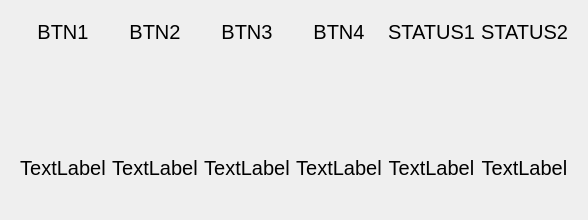
        <widget class="QWidget" name="page_sensors">
         <layout class="QGridLayout" name="gridLayout_14">
          <item row="0" column="0">
           <widget class="QWidget" name="widget_stylesheet_page2" native="true">
            <property name="styleSheet">
             <string notr="true">QPushButton {
    border: none;
    border-image: url(btn_off.png); /* Unchecked image */
}

QPushButton:checked {
    border-image: url(btn_on.png); /* Checked image */
}

QPushButton:disabled {
    border-image: url(button_disabled_unchecked.png); /* Disabled and unchecked image */
}

QPushButton:disabled:checked {
    border-image: url(button_disabled_checked.png); /* Disabled and checked image */
}</string>
            </property>
            <layout class="QGridLayout" name="gridLayout">
             <item row="0" column="0">
              <layout class="QGridLayout" name="gridLayout_13">
               <item row="1" column="2">
                <widget class="QPushButton" name="btn_digital_3">
                 <property name="sizePolicy">
                  <sizepolicy hsizetype="Expanding" vsizetype="Expanding">
                   <horstretch>0</horstretch>
                   <verstretch>0</verstretch>
                  </sizepolicy>
                 </property>
                 <property name="cursor">
                  <cursorShape>PointingHandCursor</cursorShape>
                 </property>
                 <property name="text">
                  <string/>
                 </property>
                 <property name="checkable">
                  <bool>true</bool>
                 </property>
                </widget>
               </item>
               <item row="3" column="5">
                <widget class="QWidget" name="widget_digital_4" native="true">
                 <property name="styleSheet">
                  <string notr="true">
QWidget#widget_digital_4 {
    border-image: url(led_off.png);
    background-repeat: no-repeat;
    background-position: center;
    background-size: cover;
}</string>
                 </property>
                </widget>
               </item>
               <item row="3" column="4">
                <widget class="QWidget" name="widget_digital_3" native="true">
                 <property name="styleSheet">
                  <string notr="true">QWidget#widget_digital_3 {
    border-image: url(led_on.png);
    background-repeat: no-repeat;
    background-position: center;
    background-size: cover;
}
</string>
                 </property>
                </widget>
               </item>
               <item row="1" column="5">
                <widget class="QWidget" name="widget_digital_2" native="true">
                 <property name="sizePolicy">
                  <sizepolicy hsizetype="Expanding" vsizetype="Expanding">
                   <horstretch>0</horstretch>
                   <verstretch>0</verstretch>
                  </sizepolicy>
                 </property>
                 <property name="styleSheet">
                  <string notr="true">QWidget#widget_digital_2
 {
    border-image: url(led_on.png);
    background-repeat: no-repeat;
    background-position: center;
    background-size: cover;
}

</string>
                 </property>
                </widget>
               </item>
               <item row="1" column="4">
                <widget class="QWidget" name="widget_digital_1" native="true">
                 <property name="sizePolicy">
                  <sizepolicy hsizetype="Expanding" vsizetype="MinimumExpanding">
                   <horstretch>0</horstretch>
                   <verstretch>0</verstretch>
                  </sizepolicy>
                 </property>
                 <property name="styleSheet">
                  <string notr="true">QWidget#widget_digital_1 {
    border-image: url(led_on.png);
    background-repeat: no-repeat;
    background-position: center;
    background-size: cover;
}</string>
                 </property>
                </widget>
               </item>
               <item row="0" column="1">
                <widget class="QLabel" name="label_5">
                 <property name="font">
                  <font>
                   <family>Arial</family>
                   <pointsize>15</pointsize>
                  </font>
                 </property>
                 <property name="text">
                  <string>BTN2</string>
                 </property>
                 <property name="alignment">
                  <set>Qt::AlignCenter</set>
                 </property>
                </widget>
               </item>
               <item row="0" column="3">
                <widget class="QLabel" name="label_7">
                 <property name="font">
                  <font>
                   <family>Arial</family>
                   <pointsize>15</pointsize>
                  </font>
                 </property>
                 <property name="text">
                  <string>BTN4</string>
                 </property>
                 <property name="alignment">
                  <set>Qt::AlignCenter</set>
                 </property>
                </widget>
               </item>
               <item row="0" column="4">
                <widget class="QLabel" name="label_8">
                 <property name="font">
                  <font>
                   <family>Arial</family>
                   <pointsize>15</pointsize>
                  </font>
                 </property>
                 <property name="text">
                  <string>STATUS1</string>
                 </property>
                 <property name="alignment">
                  <set>Qt::AlignCenter</set>
                 </property>
                </widget>
               </item>
               <item row="0" column="0">
                <widget class="QLabel" name="label_4">
                 <property name="font">
                  <font>
                   <family>Arial</family>
                   <pointsize>15</pointsize>
                  </font>
                 </property>
                 <property name="text">
                  <string>BTN1</string>
                 </property>
                 <property name="alignment">
                  <set>Qt::AlignCenter</set>
                 </property>
                </widget>
               </item>
               <item row="1" column="3">
                <widget class="QPushButton" name="btn_digital_4">
                 <property name="sizePolicy">
                  <sizepolicy hsizetype="Expanding" vsizetype="Expanding">
                   <horstretch>0</horstretch>
                   <verstretch>0</verstretch>
                  </sizepolicy>
                 </property>
                 <property name="cursor">
                  <cursorShape>PointingHandCursor</cursorShape>
                 </property>
                 <property name="text">
                  <string/>
                 </property>
                 <property name="checkable">
                  <bool>true</bool>
                 </property>
                </widget>
               </item>
               <item row="1" column="0">
                <widget class="QPushButton" name="btn_digital_1">
                 <property name="sizePolicy">
                  <sizepolicy hsizetype="Expanding" vsizetype="Expanding">
                   <horstretch>0</horstretch>
                   <verstretch>0</verstretch>
                  </sizepolicy>
                 </property>
                 <property name="minimumSize">
                  <size>
                   <width>0</width>
                   <height>100</height>
                  </size>
                 </property>
                 <property name="cursor">
                  <cursorShape>PointingHandCursor</cursorShape>
                 </property>
                 <property name="styleSheet">
                  <string notr="true"/>
                 </property>
                 <property name="text">
                  <string/>
                 </property>
                 <property name="checkable">
                  <bool>true</bool>
                 </property>
                </widget>
               </item>
               <item row="3" column="0">
                <widget class="QPushButton" name="pushButton_6">
                 <property name="sizePolicy">
                  <sizepolicy hsizetype="MinimumExpanding" vsizetype="MinimumExpanding">
                   <horstretch>0</horstretch>
                   <verstretch>0</verstretch>
                  </sizepolicy>
                 </property>
                 <property name="cursor">
                  <cursorShape>PointingHandCursor</cursorShape>
                 </property>
                 <property name="text">
                  <string/>
                 </property>
                 <property name="checkable">
                  <bool>true</bool>
                 </property>
                </widget>
               </item>
               <item row="3" column="3">
                <widget class="QPushButton" name="pushButton_8">
                 <property name="sizePolicy">
                  <sizepolicy hsizetype="MinimumExpanding" vsizetype="MinimumExpanding">
                   <horstretch>0</horstretch>
                   <verstretch>0</verstretch>
                  </sizepolicy>
                 </property>
                 <property name="cursor">
                  <cursorShape>PointingHandCursor</cursorShape>
                 </property>
                 <property name="text">
                  <string/>
                 </property>
                 <property name="checkable">
                  <bool>true</bool>
                 </property>
                </widget>
               </item>
               <item row="3" column="2">
                <widget class="QPushButton" name="pushButton_4">
                 <property name="sizePolicy">
                  <sizepolicy hsizetype="MinimumExpanding" vsizetype="MinimumExpanding">
                   <horstretch>0</horstretch>
                   <verstretch>0</verstretch>
                  </sizepolicy>
                 </property>
                 <property name="cursor">
                  <cursorShape>PointingHandCursor</cursorShape>
                 </property>
                 <property name="text">
                  <string/>
                 </property>
                 <property name="checkable">
                  <bool>true</bool>
                 </property>
                </widget>
               </item>
               <item row="3" column="1">
                <widget class="QPushButton" name="pushButton_2">
                 <property name="sizePolicy">
                  <sizepolicy hsizetype="MinimumExpanding" vsizetype="Expanding">
                   <horstretch>0</horstretch>
                   <verstretch>0</verstretch>
                  </sizepolicy>
                 </property>
                 <property name="cursor">
                  <cursorShape>PointingHandCursor</cursorShape>
                 </property>
                 <property name="text">
                  <string/>
                 </property>
                 <property name="checkable">
                  <bool>true</bool>
                 </property>
                </widget>
               </item>
               <item row="0" column="2">
                <widget class="QLabel" name="label_6">
                 <property name="font">
                  <font>
                   <family>Arial</family>
                   <pointsize>15</pointsize>
                  </font>
                 </property>
                 <property name="text">
                  <string>BTN3</string>
                 </property>
                 <property name="alignment">
                  <set>Qt::AlignCenter</set>
                 </property>
                </widget>
               </item>
               <item row="0" column="5">
                <widget class="QLabel" name="label_9">
                 <property name="font">
                  <font>
                   <family>Arial</family>
                   <pointsize>15</pointsize>
                  </font>
                 </property>
                 <property name="text">
                  <string>STATUS2</string>
                 </property>
                 <property name="alignment">
                  <set>Qt::AlignCenter</set>
                 </property>
                </widget>
               </item>
               <item row="2" column="0">
                <widget class="QLabel" name="label_30">
                 <property name="font">
                  <font>
                   <family>Arial</family>
                   <pointsize>15</pointsize>
                  </font>
                 </property>
                 <property name="text">
                  <string>TextLabel</string>
                 </property>
                 <property name="alignment">
                  <set>Qt::AlignCenter</set>
                 </property>
                </widget>
               </item>
               <item row="2" column="1">
                <widget class="QLabel" name="label_31">
                 <property name="font">
                  <font>
                   <family>Arial</family>
                   <pointsize>15</pointsize>
                  </font>
                 </property>
                 <property name="text">
                  <string>TextLabel</string>
                 </property>
                 <property name="alignment">
                  <set>Qt::AlignCenter</set>
                 </property>
                </widget>
               </item>
               <item row="2" column="2">
                <widget class="QLabel" name="label_32">
                 <property name="font">
                  <font>
                   <family>Arial</family>
                   <pointsize>15</pointsize>
                  </font>
                 </property>
                 <property name="text">
                  <string>TextLabel</string>
                 </property>
                 <property name="alignment">
                  <set>Qt::AlignCenter</set>
                 </property>
                </widget>
               </item>
               <item row="2" column="3">
                <widget class="QLabel" name="label_33">
                 <property name="font">
                  <font>
                   <family>Arial</family>
                   <pointsize>15</pointsize>
                  </font>
                 </property>
                 <property name="text">
                  <string>TextLabel</string>
                 </property>
                 <property name="alignment">
                  <set>Qt::AlignCenter</set>
                 </property>
                </widget>
               </item>
               <item row="2" column="4">
                <widget class="QLabel" name="label_34">
                 <property name="font">
                  <font>
                   <family>Arial</family>
                   <pointsize>15</pointsize>
                  </font>
                 </property>
                 <property name="text">
                  <string>TextLabel</string>
                 </property>
                 <property name="alignment">
                  <set>Qt::AlignCenter</set>
                 </property>
                </widget>
               </item>
               <item row="2" column="5">
                <widget class="QLabel" name="label_35">
                 <property name="font">
                  <font>
                   <family>Arial</family>
                   <pointsize>15</pointsize>
                  </font>
                 </property>
                 <property name="text">
                  <string>TextLabel</string>
                 </property>
                 <property name="alignment">
                  <set>Qt::AlignCenter</set>
                 </property>
                </widget>
               </item>
               <item row="1" column="1">
                <widget class="QPushButton" name="btn_digital_2">
                 <property name="sizePolicy">
                  <sizepolicy hsizetype="Expanding" vsizetype="Expanding">
                   <horstretch>0</horstretch>
                   <verstretch>0</verstretch>
                  </sizepolicy>
                 </property>
                 <property name="cursor">
                  <cursorShape>PointingHandCursor</cursorShape>
                 </property>
                 <property name="text">
                  <string/>
                 </property>
                 <property name="checkable">
                  <bool>true</bool>
                 </property>
                </widget>
               </item>
              </layout>
             </item>
            </layout>
           </widget>
          </item>
         </layout>
        </widget>
